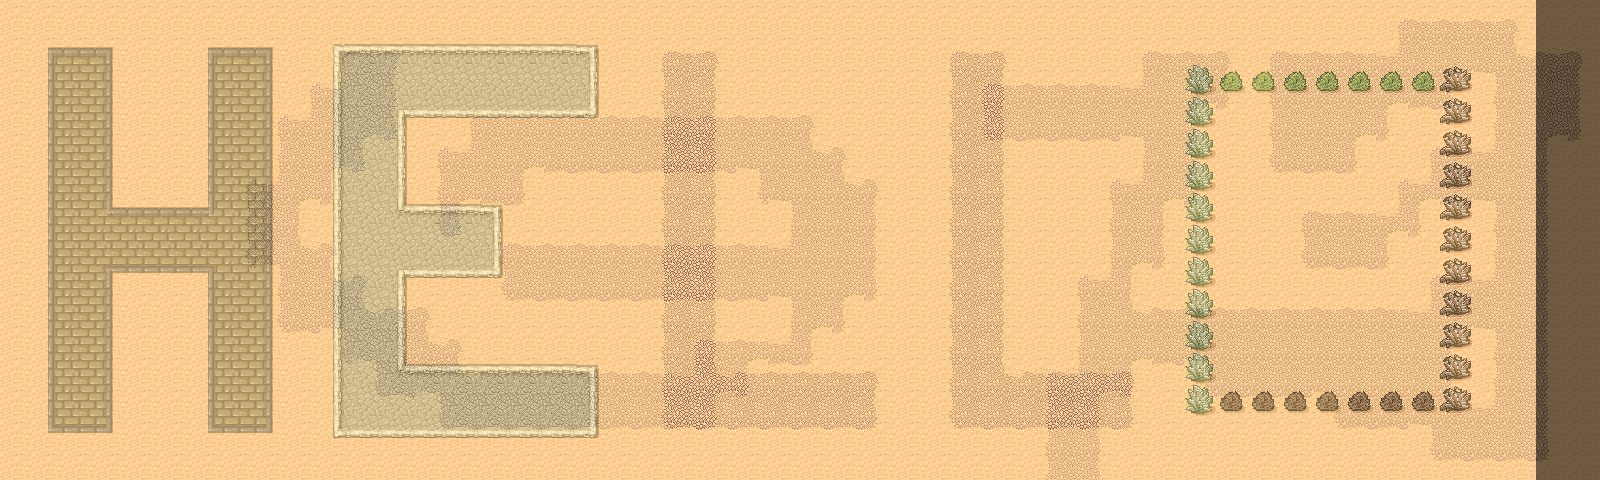

Below is a game level as drawn by its tile map, then a one-line description and the .tmx that defines it (tile-layer data replaced by summaries):
An orthogonal 50x15 tile map with 32x32 px tiles, 2 tile layers (Capa de Patrones 1, Capa de patrones 2).

<map version="1.2" tiledversion="1.2.4" orientation="orthogonal" renderorder="right-down" width="50" height="15" tilewidth="32" tileheight="32" infinite="0" nextlayerid="4" nextobjectid="2">
 <tileset firstgid="1" name="Desert" tilewidth="32" tileheight="32" spacing="1" margin="1" tilecount="48" columns="8">
  <image source="tmw_desert_spacing.png" width="265" height="199" />
  <terraintypes>
   <terrain name="Bricks" tile="9" />
   <terrain name="Rocks" tile="33" />
   <terrain name="Dirt" tile="14" />
   <terrain name="Desert" tile="29" />
  </terraintypes>
  <tile id="0" terrain="3,3,3,0" />
  <tile id="1" terrain="3,3,0,0" />
  <tile id="2" terrain="3,3,0,3" />
  <tile id="3" terrain="2,2,2,3" />
  <tile id="4" terrain="2,2,3,2" />
  <tile id="5" terrain="3,3,3,2" />
  <tile id="6" terrain="3,3,2,2" />
  <tile id="7" terrain="3,3,2,3" />
  <tile id="8" terrain="3,0,3,0" />
  <tile id="9" terrain="0,0,0,0" />
  <tile id="10" terrain="0,3,0,3" />
  <tile id="11" terrain="2,3,2,2" />
  <tile id="12" terrain="3,2,2,2" />
  <tile id="13" terrain="3,2,3,2" />
  <tile id="14" terrain="2,2,2,2" />
  <tile id="15" terrain="2,3,2,3" />
  <tile id="16" terrain="3,0,3,3" />
  <tile id="17" terrain="0,0,3,3" />
  <tile id="18" terrain="0,3,3,3" />
  <tile id="19" terrain="0,0,0,3" />
  <tile id="20" terrain="0,0,3,0" />
  <tile id="21" terrain="3,2,3,3" />
  <tile id="22" terrain="2,2,3,3" />
  <tile id="23" terrain="2,3,3,3" />
  <tile id="24" terrain="3,3,3,1" />
  <tile id="25" terrain="3,3,1,1" />
  <tile id="26" terrain="3,3,1,3" />
  <tile id="27" terrain="0,3,0,0" />
  <tile id="28" terrain="3,0,0,0" />
  <tile id="29" terrain="3,3,3,3" />
  <tile id="32" terrain="3,1,3,1" />
  <tile id="33" terrain="1,1,1,1" />
  <tile id="34" terrain="1,3,1,3" />
  <tile id="35" terrain="1,1,1,3" />
  <tile id="36" terrain="1,1,3,1" />
  <tile id="40" terrain="3,1,3,3" />
  <tile id="41" terrain="1,1,3,3" />
  <tile id="42" terrain="1,3,3,3" />
  <tile id="43" terrain="1,3,1,1" />
  <tile id="44" terrain="3,1,1,1" />
 </tileset>
 <layer id="1" name="Capa de Patrones 1" width="50" height="15">
  <data>[750 cells, 720 non-empty, 39 distinct tile ids]</data>
 </layer>
 <layer id="3" name="Capa de patrones 2" width="50" height="15" opacity="0.44">
  <data>[750 cells, 750 non-empty, 14 distinct tile ids]</data>
 </layer>
</map>
